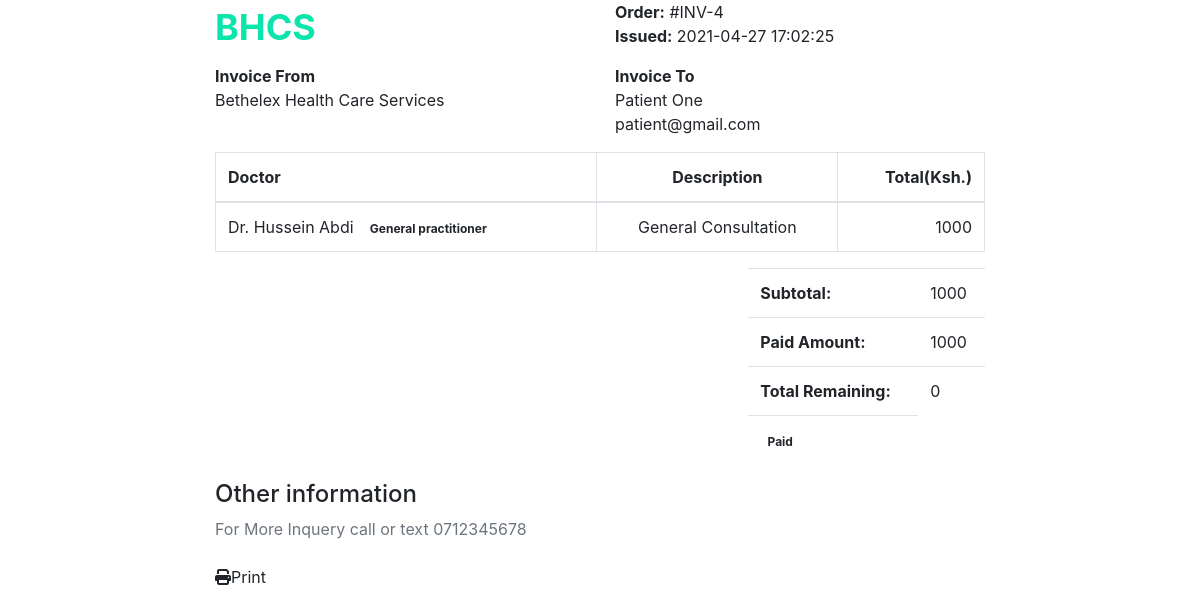
Page /invoice-view.php?invoice=4 on the committed database.
### tables this page shows
CREATE TABLE `booking` (
  `bid` int(11) NOT NULL,
  `patient_id` int(11) DEFAULT NULL,
  `doc_id` int(11) DEFAULT NULL,
  `appt_date` varchar(255) NOT NULL,
  `appt_time` varchar(20) DEFAULT NULL,
  `booking_amount` varchar(255) NOT NULL,
  `date` timestamp NOT NULL DEFAULT current_timestamp() ON UPDATE current_timestamp(),
  `patient_fname` varchar(255) NOT NULL,
  `patient_lname` varchar(255) NOT NULL,
  `patient_phone` varchar(255) NOT NULL,
  `patient_email` varchar(255) NOT NULL,
  `status` varchar(255) NOT NULL,
  `paid_amount` varchar(255) DEFAULT NULL,
  `payment_code` varchar(30) DEFAULT NULL,
  `appt_desc` varchar(255) DEFAULT NULL
);

CREATE TABLE `users` (
  `uid` int(11) NOT NULL,
  `role_id` int(11) DEFAULT NULL,
  `firstname` varchar(255) DEFAULT NULL,
  `lastname` varchar(255) DEFAULT NULL,
  `email` varchar(255) NOT NULL,
  `password` varchar(255) NOT NULL,
  `profile_picture` varchar(255) DEFAULT NULL,
  `created_at` timestamp NOT NULL DEFAULT current_timestamp() ON UPDATE current_timestamp(),
  `monday` varchar(255) DEFAULT NULL,
  `tuesday` varchar(255) DEFAULT NULL,
  `wednesday` varchar(255) DEFAULT NULL,
  `thursday` varchar(255) DEFAULT NULL,
  `friday` varchar(255) DEFAULT NULL,
  `saturday` varchar(255) DEFAULT NULL,
  `sunday` varchar(255) DEFAULT NULL,
  `price` varchar(255) DEFAULT NULL,
  `category` varchar(255) DEFAULT NULL,
  `description` varchar(255) DEFAULT NULL,
  `address` varchar(255) DEFAULT NULL,
  `phone` int(11) DEFAULT NULL
);

### invoice-view.php (the view, shortened to what this page needs)
<?php
include('admin/account/config.php');
?>
<!DOCTYPE html>
<html lang="en">
<head>
		<link rel="stylesheet" href="assets/css/bootstrap.min.css">
		<link rel="stylesheet" href="assets/plugins/fontawesome/css/fontawesome.min.css">
		<link rel="stylesheet" href="assets/plugins/fontawesome/css/all.min.css">
		<link rel="stylesheet" href="assets/css/style.css">
	</head>
	<body>
		<div class="main-wrapper">
			<div class="content">
				<div class="container-fluid">
				<?php
											$bid =$_GET['invoice'];
											$sql = "SELECT * from booking where bid=:bid";
											$query = $dbh->prepare($sql);
											$query->bindParam(':bid', $bid, PDO::PARAM_STR);
											$query->execute();
											$results = $query->fetchAll(PDO::FETCH_OBJ);
											if ($query->rowCount() > 0) {
												foreach ($results as $result) {	?>
					<div class="row">
						<div class="col-lg-8 offset-lg-2">
							<div class="invoice-content">
								<div class="invoice-item">
									<div class="row">
										<div class="col-md-6">
											<div class="invoice-logo">
												<span style="font-weight:700; font-size:36px; color: #09e5ab;" >BHCS</span>
											</div>
										</div>
										<div class="col-md-6">
											<p class="invoice-details">
												<strong>Order:</strong> #INV-<?php echo htmlentities($result->bid); ?> <br>
												<strong>Issued:</strong> <?php echo htmlentities($result->date); ?>
											</p>
										</div>
									</div>
								</div>
								<div class="invoice-item">
									<div class="row">
										<div class="col-md-6">
											<div class="invoice-info">
												<strong class="customer-text">Invoice From</strong>
												<p class="invoice-details invoice-details-two">
												Bethelex Health Care Services
												</p>
											</div>
										</div>
										<div class="col-md-6">
											<div class="invoice-info invoice-info2">
												<strong class="customer-text">Invoice To</strong>
												<p class="invoice-details">
												<?php echo htmlentities($result->patient_fname); ?>&nbsp;<?php echo htmlentities($result->patient_lname); ?><br>
												<?php echo htmlentities($result->patient_email); ?>
												</p>
											</div>
										</div>
									</div>
								</div>
								<div class="invoice-item invoice-table-wrap">
									<div class="row">
										<div class="col-md-12">
											<div class="table-responsive">
												<table class="invoice-table table table-bordered">
													<thead>
														<tr>
															<th>Doctor</th>
															<th class="text-center">Description</th>
															<th class="text-right">Total(Ksh.)</th>
														</tr>
													</thead>
													<tbody>
														<tr>
															<td><?php if($result->doc_id){
																		$doc_id = $result->doc_id;
																		$sql1 = "SELECT * from users where uid=:doc_id";
																		$query1 = $dbh -> prepare($sql1);
																		$query1-> bindParam(':doc_id', $doc_id, PDO::PARAM_STR);
																		$query1->execute();
																		$results1=$query1->fetchAll(PDO::FETCH_OBJ);
																		if($query->rowCount() > 0)
																			{
																			foreach($results1 as $result1)
																			{
																	 ?>
																	 <?php echo htmlentities($result1->firstname); ?>&nbsp;<?php echo htmlentities($result1->lastname); ?>&nbsp;
																	 <span class="badge badge-pill bg-success-light"><?php echo htmlentities($result1->category); ?></span>
																	 <?php }}} ?>
																	 </td>
															<td class="text-center"><?php echo htmlentities($result->appt_desc); ?></td>
															<td class="text-right"><?php echo htmlentities($result->booking_amount); ?></td>
														</tr>
													</tbody>
												</table>
											</div>
										</div>
										<div class="col-md-6 col-xl-4 ml-auto">
											<div class="table-responsive">
												<table class="invoice-table-two table">
													<tbody>
													<tr>
														<th>Subtotal:</th>
														<td><span><?php echo htmlentities($result->booking_amount); ?></span></td>
													</tr>
													<tr>
														<th>Paid Amount:</th>
														<td><span><?php echo htmlentities($result->paid_amount); ?></span></td>
													</tr>
													<tr>
														<th>Total Remaining:</th>
														<td><span><?php $booking_amount=$result->booking_amount;
														$paid_amount=$result->paid_amount;
														$total_amount=($booking_amount-$paid_amount);
														echo"$total_amount";
														 ?></span></td>
													</tr>
													<tr>
														<td><span><?php if($result->paid_amount == 0){
															echo'<span class="badge badge-pill bg-danger-light">Not Paid</span>';
														} else if($result->paid_amount > 0 && $result->paid_amount < $result->booking_amount){
															echo'<span class="badge badge-pill bg-warning-light">Balance Remaing</span>';
														} else if($result->paid_amount == $result->booking_amount){
															echo'<span class="badge badge-pill bg-success-light">Paid</span>';
														} else if($result->paid_amount > $result->booking_amount){
															echo'<span class="badge badge-pill bg-primary-light">Excess</span>';
														}?></span></td>
													</tr>
													</tbody>
												</table>
											</div>
										</div>
									</div>
								</div>
								<div class="other-info">
									<h4>Other information</h4>
									<p class="text-muted mb-0">For More Inquery call or text 0712345678</p><br>
									<div class="">
                                                <a onclick="window.print();return false;"><i class="fa fa-print"></i>Print</a>
											</div>
								</div>
							</div>
						</div>
					</div>
					<?php }} ?>
				</div>
			</div>
		</div>
	</body>
</html>

### rows in the picture
booking: bid "4", date "2021-04-27 17:02:25", patient_fname "Patient", patient_lname "One", patient_email "patient@gmail.com", appt_desc "General Consultation", booking_amount "1000", paid_amount "1000", total_amount "0", shows "Paid"
users: firstname "Dr. Hussein", lastname "Abdi", category "General practitioner"
